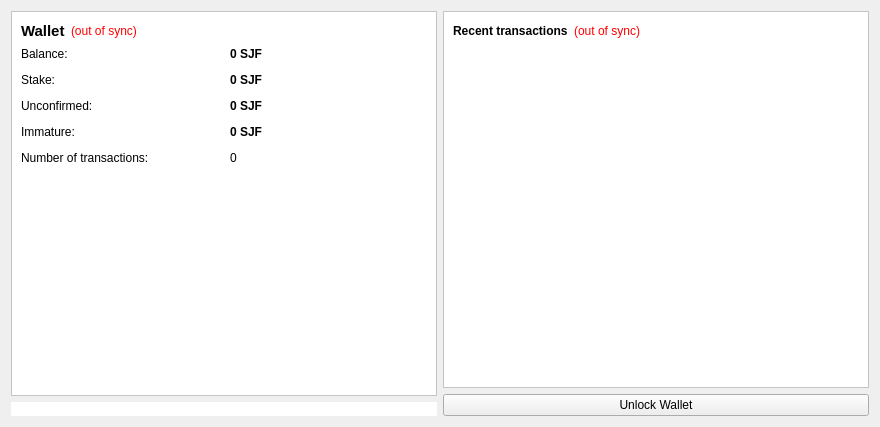
<?xml version="1.0" encoding="UTF-8"?>
<ui version="4.0">
 <class>OverviewPage</class>
 <widget class="QWidget" name="OverviewPage">
  <property name="geometry">
   <rect>
    <x>0</x>
    <y>0</y>
    <width>880</width>
    <height>427</height>
   </rect>
  </property>
  <property name="windowTitle">
   <string>Form</string>
  </property>
  <layout class="QHBoxLayout" name="horizontalLayout">
   <item>
    <layout class="QVBoxLayout" name="verticalLayout_3">
     <item>
      <widget class="QFrame" name="frame">
       <property name="styleSheet">
        <string notr="true">background-color: rgb(255, 255, 255);</string>
       </property>
       <property name="frameShape">
        <enum>QFrame::StyledPanel</enum>
       </property>
       <property name="frameShadow">
        <enum>QFrame::Raised</enum>
       </property>
       <layout class="QVBoxLayout" name="verticalLayout_2">
        <item>
         <layout class="QHBoxLayout" name="horizontalLayout_4">
          <item>
           <widget class="QLabel" name="label_5">
            <property name="font">
             <font>
              <pointsize>11</pointsize>
              <weight>75</weight>
              <bold>true</bold>
             </font>
            </property>
            <property name="text">
             <string>Wallet</string>
            </property>
           </widget>
          </item>
          <item>
           <widget class="QLabel" name="labelWalletStatus">
            <property name="toolTip">
             <string>The displayed information may be out of date. Your wallet automatically synchronizes with the BountyChain network after a connection is established, but this process has not completed yet.</string>
            </property>
            <property name="styleSheet">
             <string notr="true">QLabel { color: red; }</string>
            </property>
            <property name="text">
             <string notr="true">(out of sync)</string>
            </property>
            <property name="alignment">
             <set>Qt::AlignLeading|Qt::AlignLeft|Qt::AlignVCenter</set>
            </property>
           </widget>
          </item>
          <item>
           <spacer name="horizontalSpacer_2">
            <property name="orientation">
             <enum>Qt::Horizontal</enum>
            </property>
            <property name="sizeHint" stdset="0">
             <size>
              <width>40</width>
              <height>20</height>
             </size>
            </property>
           </spacer>
          </item>
         </layout>
        </item>
        <item>
         <layout class="QGridLayout" name="gridLayout">
          <property name="spacing">
           <number>12</number>
          </property>
          <item row="0" column="1">
           <widget class="QLabel" name="labelBalance">
            <property name="font">
             <font>
              <weight>75</weight>
              <bold>true</bold>
             </font>
            </property>
            <property name="cursor">
             <cursorShape>IBeamCursor</cursorShape>
            </property>
            <property name="toolTip">
             <string>Your current balance</string>
            </property>
            <property name="text">
             <string notr="true">0 SJF</string>
            </property>
            <property name="textInteractionFlags">
             <set>Qt::LinksAccessibleByMouse|Qt::TextSelectableByKeyboard|Qt::TextSelectableByMouse</set>
            </property>
           </widget>
          </item>
          <item row="0" column="0">
           <widget class="QLabel" name="label">
            <property name="text">
             <string>Balance:</string>
            </property>
           </widget>
          </item>
          <item row="1" column="0">
           <widget class="QLabel" name="label_6">
            <property name="text">
             <string>Stake:</string>
            </property>
           </widget>
          </item>
          <item row="1" column="1">
           <widget class="QLabel" name="labelStake">
            <property name="font">
             <font>
              <weight>75</weight>
              <bold>true</bold>
             </font>
            </property>
            <property name="cursor">
             <cursorShape>IBeamCursor</cursorShape>
            </property>
            <property name="toolTip">
             <string>Total of coins that was staked, and do not yet count toward the current balance</string>
            </property>
            <property name="text">
             <string notr="true">0 SJF</string>
            </property>
            <property name="textInteractionFlags">
             <set>Qt::LinksAccessibleByMouse|Qt::TextSelectableByKeyboard|Qt::TextSelectableByMouse</set>
            </property>
           </widget>
          </item>
          <item row="2" column="0">
           <widget class="QLabel" name="label_3">
            <property name="text">
             <string>Unconfirmed:</string>
            </property>
           </widget>
          </item>
          <item row="2" column="1">
           <widget class="QLabel" name="labelUnconfirmed">
            <property name="font">
             <font>
              <weight>75</weight>
              <bold>true</bold>
             </font>
            </property>
            <property name="cursor">
             <cursorShape>IBeamCursor</cursorShape>
            </property>
            <property name="toolTip">
             <string>Total of transactions that have yet to be confirmed, and do not yet count toward the current balance</string>
            </property>
            <property name="text">
             <string notr="true">0 SJF</string>
            </property>
            <property name="textInteractionFlags">
             <set>Qt::LinksAccessibleByMouse|Qt::TextSelectableByKeyboard|Qt::TextSelectableByMouse</set>
            </property>
           </widget>
          </item>
          <item row="3" column="0">
           <widget class="QLabel" name="labelImmatureText">
            <property name="text">
             <string>Immature:</string>
            </property>
           </widget>
          </item>
          <item row="3" column="1">
           <widget class="QLabel" name="labelImmature">
            <property name="font">
             <font>
              <weight>75</weight>
              <bold>true</bold>
             </font>
            </property>
            <property name="toolTip">
             <string>Mined balance that has not yet matured</string>
            </property>
            <property name="text">
             <string notr="true">0 SJF</string>
            </property>
            <property name="textInteractionFlags">
             <set>Qt::LinksAccessibleByMouse|Qt::TextSelectableByKeyboard|Qt::TextSelectableByMouse</set>
            </property>
           </widget>
          </item>
          <item row="4" column="1">
           <widget class="QLabel" name="labelNumTransactions">
            <property name="toolTip">
             <string>Total number of transactions in wallet</string>
            </property>
            <property name="text">
             <string notr="true">0</string>
            </property>
           </widget>
          </item>
          <item row="4" column="0">
           <widget class="QLabel" name="label_2">
            <property name="text">
             <string>Number of transactions:</string>
            </property>
           </widget>
          </item>
         </layout>
        </item>
        <item>
         <spacer name="verticalSpacer">
          <property name="orientation">
           <enum>Qt::Vertical</enum>
          </property>
          <property name="sizeHint" stdset="0">
           <size>
            <width>20</width>
            <height>40</height>
           </size>
          </property>
         </spacer>
        </item>
       </layout>
      </widget>
     </item>
     <item>
      <widget class="QLabel" name="label_7">
       <property name="styleSheet">
        <string notr="true">background-color: rgb(255, 255, 255);</string>
       </property>
       <property name="text">
        <string/>
       </property>
       <property name="pixmap">
        <pixmap resource="../bitcoin.qrc">:/images/backg</pixmap>
       </property>
       <property name="alignment">
        <set>Qt::AlignCenter</set>
       </property>
      </widget>
     </item>
    </layout>
   </item>
   <item>
    <layout class="QVBoxLayout" name="verticalLayout_4">
     <item>
      <widget class="QFrame" name="frame_2">
       <property name="styleSheet">
        <string notr="true">background-color: rgb(255, 255, 255);</string>
       </property>
       <property name="frameShape">
        <enum>QFrame::StyledPanel</enum>
       </property>
       <property name="frameShadow">
        <enum>QFrame::Raised</enum>
       </property>
       <layout class="QVBoxLayout" name="verticalLayout">
        <item>
         <layout class="QHBoxLayout" name="horizontalLayout_2">
          <item>
           <widget class="QLabel" name="label_4">
            <property name="text">
             <string>&lt;b&gt;Recent transactions&lt;/b&gt;</string>
            </property>
           </widget>
          </item>
          <item>
           <widget class="QLabel" name="labelTransactionsStatus">
            <property name="toolTip">
             <string>The displayed information may be out of date. Your wallet automatically synchronizes with the BountyChain network after a connection is established, but this process has not completed yet.</string>
            </property>
            <property name="styleSheet">
             <string notr="true">QLabel { color: red; }</string>
            </property>
            <property name="text">
             <string notr="true">(out of sync)</string>
            </property>
            <property name="alignment">
             <set>Qt::AlignRight|Qt::AlignTrailing|Qt::AlignVCenter</set>
            </property>
           </widget>
          </item>
          <item>
           <spacer name="horizontalSpacer">
            <property name="orientation">
             <enum>Qt::Horizontal</enum>
            </property>
            <property name="sizeHint" stdset="0">
             <size>
              <width>40</width>
              <height>20</height>
             </size>
            </property>
           </spacer>
          </item>
         </layout>
        </item>
        <item>
         <widget class="QListView" name="listTransactions">
          <property name="styleSheet">
           <string notr="true">QListView { background: transparent; }</string>
          </property>
          <property name="frameShape">
           <enum>QFrame::NoFrame</enum>
          </property>
          <property name="verticalScrollBarPolicy">
           <enum>Qt::ScrollBarAlwaysOff</enum>
          </property>
          <property name="horizontalScrollBarPolicy">
           <enum>Qt::ScrollBarAlwaysOff</enum>
          </property>
          <property name="selectionMode">
           <enum>QAbstractItemView::NoSelection</enum>
          </property>
         </widget>
        </item>
       </layout>
      </widget>
     </item>
     <item>
      <widget class="QPushButton" name="unlockWalletButton">
       <property name="text">
        <string>Unlock Wallet</string>
       </property>
      </widget>
     </item>
    </layout>
   </item>
  </layout>
 </widget>
 <resources>
  <include location="../bitcoin.qrc"/>
 </resources>
 <connections/>
</ui>
